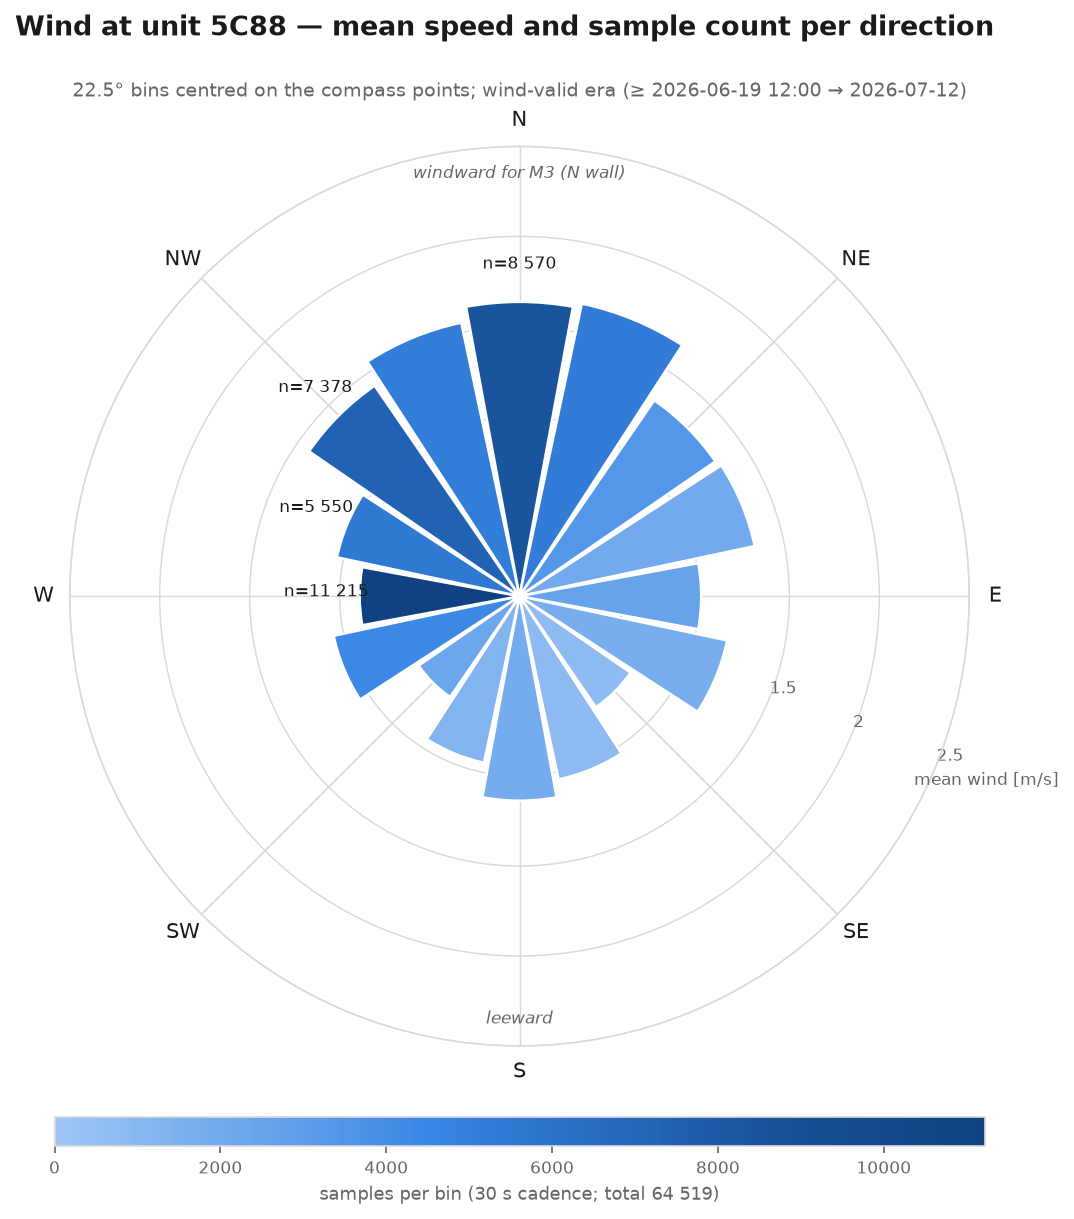

The Python source for this figure:
"""Polar plot: mean wind speed per direction bin, colored by sample count.

Data: calibration_input_2026-06-04_2026-07-12.csv, wind-valid era only
(>= 2026-06-19 12:00, vane commissioning). 30 s cadence rows from the unit's
own anemometer. One radial axis (mean speed, m/s); the number of samples per
22.5-degree bin is encoded as a sequential ramp + labels on dominant bins.

Output: wind_rose_speed_count.png (same directory).
"""
import csv
import math
from datetime import datetime
from pathlib import Path

import matplotlib
matplotlib.use("Agg")
import matplotlib.pyplot as plt
import numpy as np
from matplotlib.colors import LinearSegmentedColormap, Normalize
from matplotlib.cm import ScalarMappable

HERE   = Path(__file__).parent
CAL_IN = HERE / "calibration_input_2026-06-04_2026-07-12.csv"
WIND_VALID_FROM = datetime(2026, 6, 19, 12, 0, 0)

N_BINS = 16
BIN_W  = 360.0 / N_BINS

speeds = [[] for _ in range(N_BINS)]
with open(CAL_IN) as f:
    for r in csv.DictReader(f):
        try:
            ts = datetime.strptime(r["timestamp"], "%Y-%m-%dT%H:%M:%S")
            if ts < WIND_VALID_FROM:
                continue
            v = float(r["wind_ms"]); d = float(r["wind_dir_deg"]) % 360.0
        except (ValueError, KeyError):
            continue
        speeds[int(((d + BIN_W / 2) % 360.0) // BIN_W)].append(v)  # bins centred on N, NNE, ...

counts = np.array([len(s) for s in speeds])
means  = np.array([np.mean(s) if s else 0.0 for s in speeds])
total  = counts.sum()

INK, MUTED, GRID = "#1a1a1a", "#666666", "#d9d9d9"
# sequential blue ramp (reference palette steps 200..650)
cmap = LinearSegmentedColormap.from_list(
    "seqblue", ["#9ec5f4", "#6da7ec", "#3987e5", "#256abf", "#184f95", "#104281"])
norm = Normalize(vmin=0, vmax=counts.max())

fig = plt.figure(figsize=(8.0, 8.8), facecolor="white")
ax = fig.add_subplot(111, projection="polar")
ax.set_theta_zero_location("N")
ax.set_theta_direction(-1)

R_MAX = math.ceil(means.max() * 1.25 * 2) / 2
ax.set_rlim(0, R_MAX)

# context: M3 windward / leeward sector boundaries (visual continuity with m3_ach_polar)
for b in (-45, 45, 135, 225):
    ax.plot([math.radians(b)] * 2, [0, R_MAX], color=GRID, lw=0.8, ls="--", zorder=1)
ax.text(math.radians(0), R_MAX * 0.94, "windward for M3 (N wall)",
        ha="center", va="center", fontsize=8, color=MUTED, style="italic")
ax.text(math.radians(180), R_MAX * 0.94, "leeward",
        ha="center", va="center", fontsize=8, color=MUTED, style="italic")

# bars: radius = mean speed, fill = sample count (sequential)
theta = np.radians(np.arange(N_BINS) * BIN_W)
width = math.radians(BIN_W) * 0.93          # ~2px surface gap between bars
bars = ax.bar(theta, means, width=width, bottom=0.0,
              color=[cmap(norm(c)) for c in counts],
              edgecolor="white", linewidth=1.2, zorder=3)

# direct count labels on the dominant bins only (top 4 by count),
# offset radially outward along each bar's own direction
for i in np.argsort(counts)[-4:]:
    dx, dy = 16 * math.sin(theta[i]), 16 * math.cos(theta[i])
    ax.annotate(f"n={counts[i]:,}".replace(",", " "),
                (theta[i], means[i]), textcoords="offset points",
                xytext=(dx, dy), ha="center", fontsize=8, color=INK, zorder=6)

ax.set_thetagrids(range(0, 360, 45), labels=["N", "NE", "E", "SE", "S", "SW", "W", "NW"])
ax.tick_params(axis="x", labelsize=10, colors=INK, pad=2)
rticks = np.arange(0.5, R_MAX + 0.01, 0.5)
ax.set_rgrids(rticks, angle=112, fontsize=8, color=MUTED,
              labels=[f"{t:g}" for t in rticks])
ax.text(math.radians(112), R_MAX * 1.12, "mean wind [m/s]", fontsize=8,
        color=MUTED, ha="center")
ax.grid(color=GRID, lw=0.7)
ax.spines["polar"].set_color(GRID)

cbar = fig.colorbar(ScalarMappable(norm=norm, cmap=cmap), ax=ax,
                    orientation="horizontal", fraction=0.045, pad=0.07, aspect=32)
cbar.set_label(f"samples per bin (30 s cadence; total {total:,})".replace(",", " "),
               fontsize=8.5, color=MUTED)
cbar.ax.tick_params(labelsize=8, colors=MUTED)
cbar.outline.set_color(GRID)

fig.suptitle("Wind at unit 5C88 — mean speed and sample count per direction",
             fontsize=13, fontweight="bold", color=INK, y=0.98)
ax.set_title("22.5° bins centred on the compass points; wind-valid era "
             "(≥ 2026-06-19 12:00 → 2026-07-12)",
             fontsize=9, color=MUTED, pad=24)

fig.savefig(HERE / "wind_rose_speed_count.png", dpi=150, bbox_inches="tight",
            facecolor="white")
print(f"saved wind_rose_speed_count.png  (bins: " +
      ", ".join(f"{int(b*BIN_W)}°:{c}" for b, c in enumerate(counts)) + ")")
